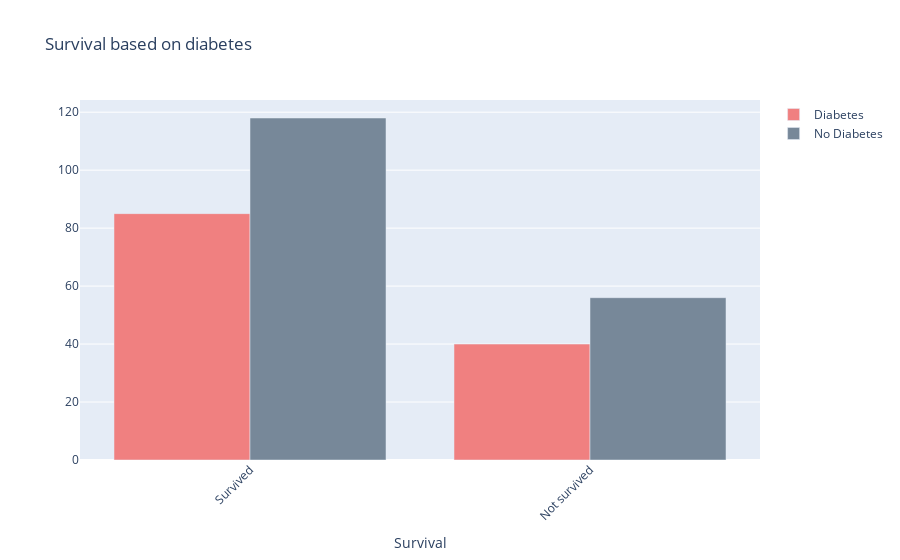

Here is the notebook cell this chart was saved with:
### Markdown cell above
### **Survival based on diabetes**.

### Code cell
diabetes = df[df["diabetes"]==1]
no_diabetes = df[df["diabetes"]==0]

diabetes_survived = len(diabetes[diabetes['DEATH_EVENT']==0])
diabetes_not_survived = len(diabetes[diabetes['DEATH_EVENT']==1])

no_diabetes_survived = len(no_diabetes[no_diabetes['DEATH_EVENT']==0])
no_diabetes_not_survived = len(no_diabetes[no_diabetes['DEATH_EVENT']==1])

diabetes_plot=[diabetes_survived,diabetes_not_survived]
no_diabetes_plot=[no_diabetes_survived,no_diabetes_not_survived]


death = ['Survived','Not survived']
fig = go.Figure()
fig.add_trace(go.Bar(
    x=death,
    name='Diabetes',
    y=diabetes_plot,
    marker_color='lightcoral'
))

fig.add_trace(go.Bar(
    x=death,
    name='No Diabetes',
    y=no_diabetes_plot,
    marker_color='lightslategrey'
))

fig.update_layout(barmode='group', 
                  xaxis_tickangle=-45,
                  title_text="Survival based on diabetes",
                  xaxis_title="Survival")
fig.show()

### Figure 1 — Plotly figure (JSON) as saved in the notebook; plotly's stock layout.template omitted (floating-point values rounded to 4 significant figures)
{"data": [{"marker": {"color": "lightcoral"}, "name": "Diabetes", "type": "bar", "x": ["Survived", "Not survived"], "y": [85, 40]}, {"marker": {"color": "lightslategrey"}, "name": "No Diabetes", "type": "bar", "x": ["Survived", "Not survived"], "y": [118, 56]}], "layout": {"barmode": "group", "title": {"text": "Survival based on diabetes"}, "xaxis": {"tickangle": -45, "title": {"text": "Survival"}}}}
